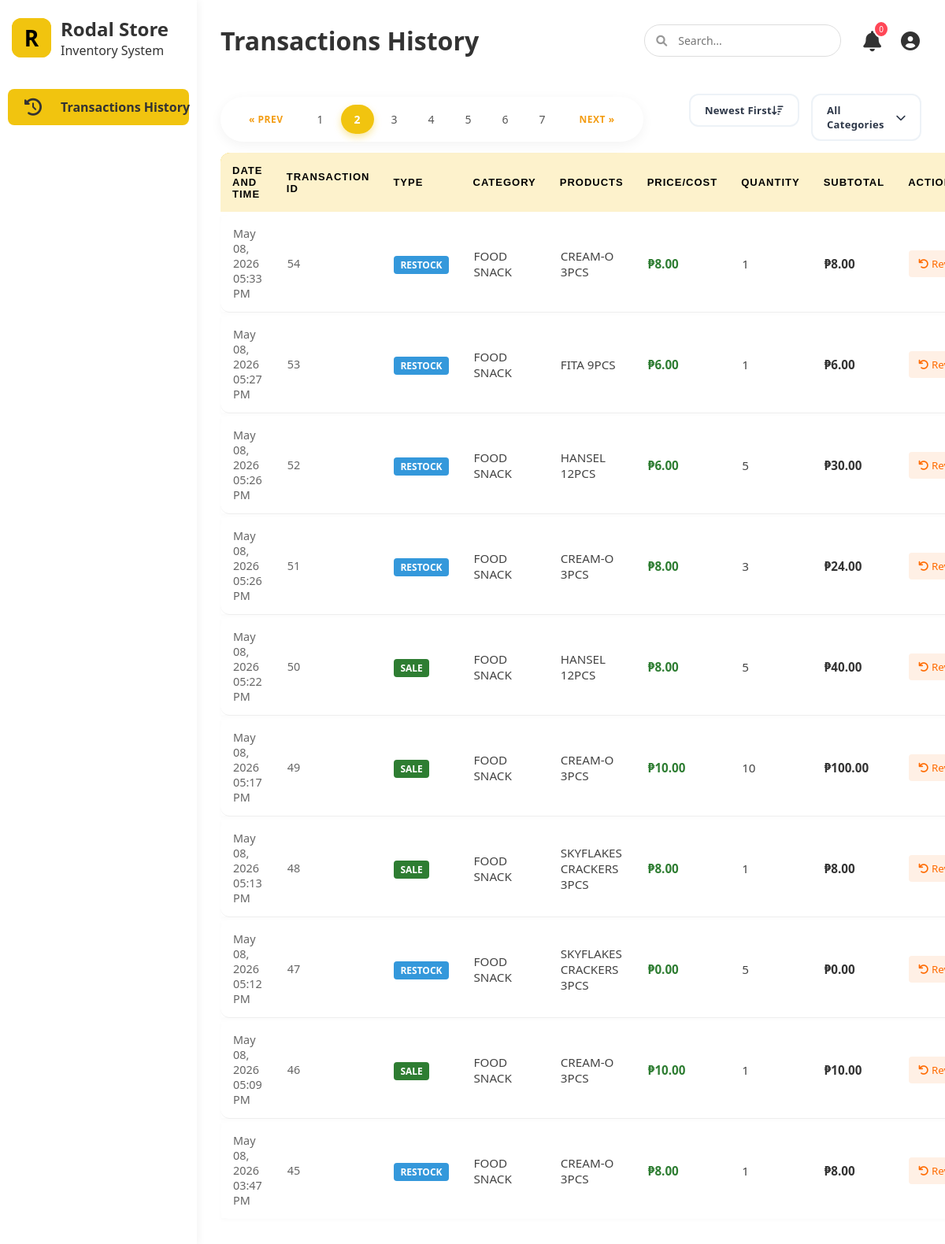
The app's page /admin_dashboard.php?page=2 (signed in) with its own data.
### tables this page shows
CREATE TABLE `stock_transaction` (
  `transaction_id` int(11) NOT NULL,
  `product_id` int(11) NOT NULL,
  `transaction_type` enum('IN','OUT','ADJUSTMENT') NOT NULL,
  `quantity` int(11) NOT NULL,
  `transaction_date` datetime NOT NULL,
  `buy_amount` decimal(10,2) DEFAULT 0.00,
  `sell_amount` decimal(11,2) DEFAULT 0.00,
  `expiry_date` date DEFAULT NULL,
  `related_tid` int(11) DEFAULT NULL
);

CREATE TABLE `category` (
  `category_id` int(11) NOT NULL,
  `category_name` varchar(255) NOT NULL
);

CREATE TABLE `product` (
  `product_id` int(11) NOT NULL,
  `product_name` varchar(255) NOT NULL,
  `category_id` int(11) NOT NULL,
  `cost` decimal(10,2) NOT NULL,
  `price` decimal(11,2) NOT NULL,
  `product_sku` varchar(255) NOT NULL,
  `is_active` tinyint(1) DEFAULT 1
);

### admin_dashboard.php (the view, shortened to what this page needs)
<?php
require 'db_connect.php';
$search = isset($_GET['search']) ? mysqli_real_escape_string($conn, trim($_GET['search'])) : '';
$category = (isset($_GET['category']) && $_GET['category'] !== 'all') ? mysqli_real_escape_string($conn, $_GET['category']) : 'all';
$sort = $_GET['sort'] ?? 'newest';
switch ($sort) {
    case 'newest':
    default:
        $orderBy = "st.transaction_id DESC";
        break;
}
$limit = 10;
$page = isset($_GET['page']) ? max(1, (int) $_GET['page']) : 1;
$offset = ($page - 1) * $limit;
$conditions = [];
$whereClause = !empty($conditions) ? "WHERE " . implode(" AND ", $conditions) : "";
$count_query = "SELECT COUNT(*) as total
                FROM stock_transaction st
                JOIN product p ON st.product_id = p.product_id
                JOIN category c ON p.category_id = c.category_id
                $whereClause";
$count_res = mysqli_query($conn, $count_query);
$total_row_data = mysqli_fetch_assoc($count_res);
$total_rows = $total_row_data['total'];
$total_pages = ceil($total_rows / $limit);
$sql = "SELECT
            st.transaction_id,
            st.transaction_date,
            st.transaction_type,
            st.quantity,
            st.related_tid,
            st.buy_amount,  -- This is the bulk cost logged at the time
            st.sell_amount, -- This is the bulk price logged at the time
            p.product_name,
            c.category_name
        FROM stock_transaction st
        JOIN product p ON st.product_id = p.product_id
        JOIN category c ON p.category_id = c.category_id
        $whereClause
        ORDER BY $orderBy
        LIMIT $limit OFFSET $offset";
$result = mysqli_query($conn, $sql);
?>
<!DOCTYPE html>
<html lang="en">
<head>
    <link rel="stylesheet" href="https://cdnjs.cloudflare.com/ajax/libs/font-awesome/6.0.0/css/all.min.css">
    <link rel="stylesheet" href="style.css">
</head>
<body>
    <div class="container">
        <aside class="sidebar">
            <div class="logo">
                <a href="dashboard.php" class="logo-r">
                    <div class="logo-r">R</div>
                </a>
                <div class="logo-text">
                    <h2>Rodal Store</h2>
                    <p>Inventory System</p>
                </div>
            </div>
            <ul class="nav-links">
                <li class="active"><a href="admin_dashboard.php"><i class="fas fa-history"></i><span>Transactions
                            History
                        </span></a></li>
            </ul>
        </aside>
        <main class="main-content">
            <header>
                <div class="header-title">
                    <h1>Transactions History</h1>
                </div>
                <div class="header-right">
                    <div class="header-right">
                        <div class="search-bar">
                            <form method="GET" action="admin_dashboard.php">
                                <input type="text" name="search" placeholder="Search..."
                                    value="<?php echo htmlspecialchars($search); ?>">
                            </form>
                        </div>
                        <div class="user-actions">
                            <div class="notification-container">
                                <button class="icon-btn" id="notifBtn">
                                    <i class="fas fa-bell"></i>
                                    <span class="notif-badge" id="notifCount">0</span>
                                </button>
                            </div>
                            <div class="user-actions">
                                <div class="user-profile-wrapper"
                                    style="position: relative !important; display: inline-block !important; vertical-align: middle;">
                                    <div id="profileBtn" onclick="toggleProfileMenu(event)" style="cursor: pointer;
                padding: 2px;
                display: flex;
                align-items: center;
                justify-content: center;
                transition: opacity 0.2s;" onmouseover="this.style.opacity='0.8'" onmouseout="this.style.opacity='1'">
                                        <i class="fas fa-user-circle"
                                            style="font-size: 24px !important; color: #333 !important;"></i>
                                    </div>
                                </div>
                            </div>
                        </div>
            </header>
            <div class="top-bar">
                <div class="pagination-container">
                    <?php
                    $search_param = isset($_GET['search']) ? "&search=" . urlencode($_GET['search']) : "";
                    $cat_param = isset($_GET['category']) ? "&category=" . urlencode($_GET['category']) : "";
                    $url_params = $search_param . $cat_param;
                    ?>
                    <div class="pagination">
                        <?php if ($page > 1): ?>
                            <a href="?page=<?php echo ($page - 1) . $url_params; ?>">&laquo; Prev</a>
                        <?php endif; ?>
                        <?php for ($i = 1; $i <= $total_pages; $i++): ?>
                            <a href="?page=<?php echo $i . $url_params; ?>"
                                class="<?php echo ($page == $i) ? 'active' : ''; ?>">
                                <?php echo $i; ?>
                            </a>
                        <?php endfor; ?>
                        <?php if ($page < $total_pages): ?>
                            <a href="?page=<?php echo ($page + 1) . $url_params; ?>">Next &raquo;</a>
                        <?php endif; ?>
                    </div>
                </div>
                <form method="GET" id="filterForm" action="admin_dashboard.php" style="display: flex; gap: 15px;">
                    <div class="modern-dropdown" id="sortDropdown">
                        <div class="dropdown-trigger">
                            <span>
                                <?php
                                $labels = ['newest' => 'Newest First', 'oldest' => 'Oldest First', 'highest_val' => 'Value: High-Low', 'lowest_val' => 'Value: Low-High', 'type' => 'Group by Type'];
                                echo $labels[$sort] ?? 'Newest First';
                                ?>
                            </span>
                            <i class="fas fa-sort-amount-down"></i>
                        </div>
                    </div>
                    <div class="modern-dropdown" id="categoryDropdown">
                        <div class="dropdown-trigger">
                            <span><?php echo ($category === 'all') ? 'All Categories' : str_replace('_', ' ', $category); ?></span>
                            <i class="fas fa-chevron-down"></i>
                        </div>
                    </div>
                </form>
            </div>
            <div class="history-container">
                <table class="grid-table" id="productTable">
                    <thead class="grid-thead">
                        <tr>
                            <th>Date and Time</th>
                            <th>Transaction ID</th>
                            <th>Type</th>
                            <th>Category</th>
                            <th>Products</th>
                            <th>Price/Cost</th>
                            <th>Quantity</th>
                            <th>Subtotal</th>
                            <th>Actions</th>
                        </tr>
                    </thead>
                    <tbody>
                        <?php
                        if ($conn->connect_error) {
                            echo "<tr><td colspan='6' style='text-align:center; color:red;'>Connection Error: " . $conn->connect_error . "</td></tr>";
                        } else {
                            if ($result && $result->num_rows > 0) {
                                while ($row = $result->fetch_assoc()) {
                                    $transaction_id = $row['transaction_id'];
                                    $type = $row['transaction_type'];
                                    $qty_display = $row['quantity'];
                                    $qty_math = abs($qty_display);
                                    if ($type === 'IN') {
                                        $totalAmount = $row['buy_amount'];
                                    } elseif ($type === 'OUT') {
                                        $totalAmount = $row['sell_amount'];
                                    } else {
                                        if (abs($row['buy_amount']) > 0) {
                                            $totalAmount = $row['buy_amount'];
                                        } else {
                                            $totalAmount = $row['sell_amount'];
                                        }
                                    }
                                    $unitPrice = ($qty_math > 0) ? ($totalAmount / $qty_math) : 0;
                                    $subtotal = $totalAmount;
                                    if ($type === 'ADJUSTMENT') {
                                        $typeLabel = 'Adjustment';
                                        $typeColor = '#7f8c8d';
                                    } else {
                                        $isRestock = ($type === 'IN');
                                        $typeLabel = $isRestock ? 'Restock' : 'Sale';
                                        $typeColor = $isRestock ? '#3498db' : '#2e7d32';
                                    }
                                    ?>
                                    <tr>
                                        <td style="color: #666; font-size: 0.9rem;">
                                            <?php echo date('M d, Y h:i A', strtotime($row['transaction_date'])); ?>
                                        </td>
                                        <td style="color: #666; font-size: 0.9rem;">
                                            <?php echo $transaction_id; ?>
                                        </td>
                                        <td>
                                            <span
                                                style="background: <?php echo $typeColor; ?>; color: white; padding: 3px 8px; border-radius: 4px; font-size: 0.75rem; font-weight: bold; text-transform: uppercase;">
                                                <?php echo $typeLabel; ?>
                                            </span>
                                        </td>
                                        <td><?php echo htmlspecialchars(str_replace('_', ' ', $row['category_name'])); ?></td>
                                        <td><?php echo htmlspecialchars($row['product_name']); ?></td>
                                        <td style="font-weight:bold; color:#2e7d32;">
                                            ₱<?php echo number_format($unitPrice, 2); ?>
                                        </td>
                                        <td><?php echo $row['quantity']; ?></td>
                                        <td style="font-weight:bold; color:#333;">
                                            ₱<?php echo number_format($subtotal, 2); ?>
                                        </td>
                                        <td>
                                            <?php if ($row['transaction_type'] !== 'ADJUSTMENT' && empty($row['related_tid'])): ?>
                                                <button class="sell-btn"
                                                    onclick="confirmReversal(<?php echo $row['transaction_id']; ?>, <?php echo $row['quantity']; ?>, '<?php echo htmlspecialchars($row['product_name']); ?>')">
                                                    <i class="fas fa-undo"></i> Reverse
                                                </button>
                                            <?php endif; ?>
                                        </td>
                                    </tr>
                                    <?php
                                }
                            } else {
                                echo "<tr><td colspan='6' style='text-align:center;'>No transactions found.</td></tr>";
                            }
                        }
                        ?>
                    </tbody>
                </table>
            </div>
        </main>
    </div>
</body>
</html>

### records on screen
stock_transaction: transaction_date "May 08, 2026 05:33 PM", transaction_id "54", transaction_type "RESTOCK", category.category_name "FOOD SNACK", product.product_name "CREAM-O 3PCS", buy_amount "8.00", quantity "1"
stock_transaction: transaction_date "May 08, 2026 05:27 PM", transaction_id "53", transaction_type "RESTOCK", category.category_name "FOOD SNACK", product.product_name "FITA 9PCS", buy_amount "6.00", quantity "1"
stock_transaction: transaction_date "May 08, 2026 05:26 PM", transaction_id "52", transaction_type "RESTOCK", category.category_name "FOOD SNACK", product.product_name "HANSEL 12PCS", unitPrice "6.00", quantity "5", buy_amount "30.00"
stock_transaction: transaction_date "May 08, 2026 05:26 PM", transaction_id "51", transaction_type "RESTOCK", category.category_name "FOOD SNACK", product.product_name "CREAM-O 3PCS", unitPrice "8.00", quantity "3", buy_amount "24.00"
stock_transaction: transaction_date "May 08, 2026 05:22 PM", transaction_id "50", transaction_type "SALE", category.category_name "FOOD SNACK", product.product_name "HANSEL 12PCS", unitPrice "8.00", quantity "5", sell_amount "40.00"
stock_transaction: transaction_date "May 08, 2026 05:17 PM", transaction_id "49", transaction_type "SALE", category.category_name "FOOD SNACK", product.product_name "CREAM-O 3PCS", unitPrice "10.00", quantity "10", sell_amount "100.00"
stock_transaction: transaction_date "May 08, 2026 05:13 PM", transaction_id "48", transaction_type "SALE", category.category_name "FOOD SNACK", product.product_name "SKYFLAKES CRACKERS 3PCS", sell_amount "8.00", quantity "1"
stock_transaction: transaction_date "May 08, 2026 05:12 PM", transaction_id "47", transaction_type "RESTOCK", category.category_name "FOOD SNACK", product.product_name "SKYFLAKES CRACKERS 3PCS", buy_amount "0.00", quantity "5"
stock_transaction: transaction_date "May 08, 2026 05:09 PM", transaction_id "46", transaction_type "SALE", category.category_name "FOOD SNACK", product.product_name "CREAM-O 3PCS", sell_amount "10.00", quantity "1"
stock_transaction: transaction_date "May 08, 2026 03:47 PM", transaction_id "45", transaction_type "RESTOCK", category.category_name "FOOD SNACK", product.product_name "CREAM-O 3PCS", buy_amount "8.00", quantity "1"

### other values on screen
$labels[$sort] "Newest First"
